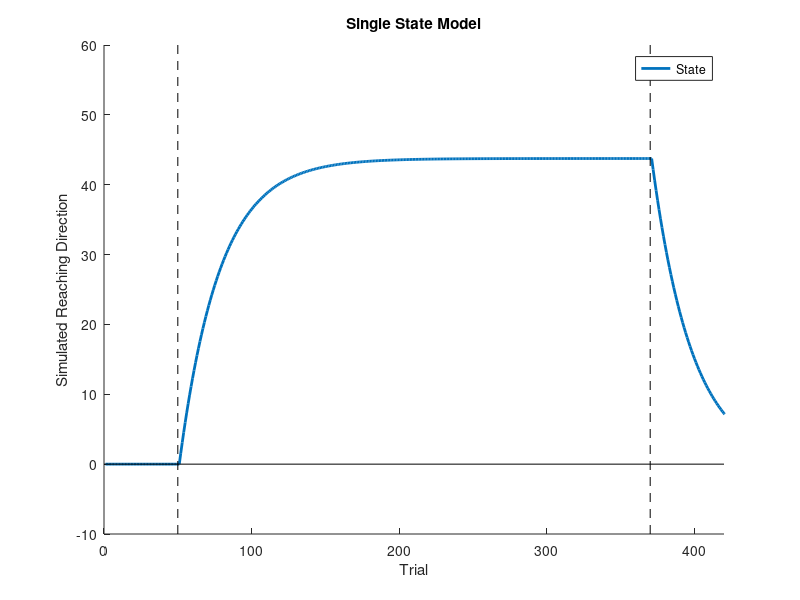
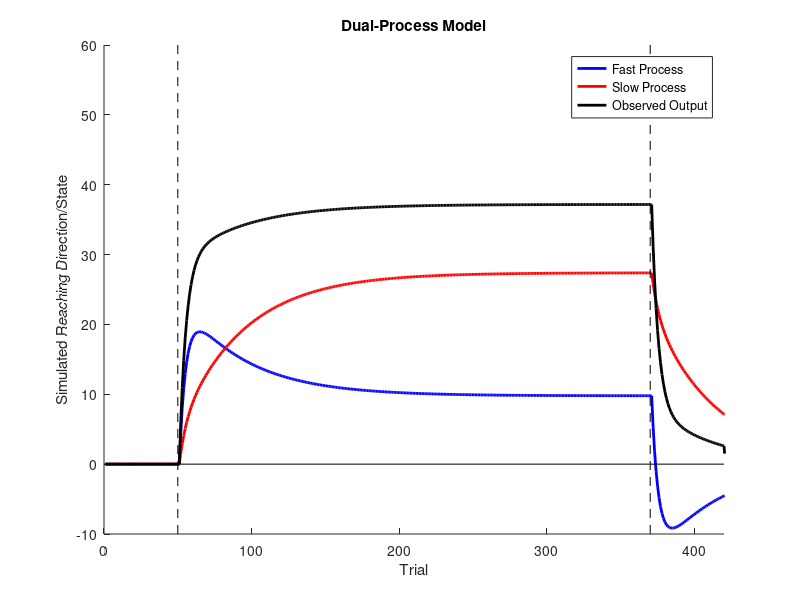

Recreate these plots in MATLAB, in order.
%% State Space Model of sensorimotor adaptation
%% Samuel David McDougle; Princeton, NJ; December 2017
%% Email: sdmcdougle@gmail.com
%% This code is used for very simple simulations of the standard "state space" model of sensorimotor adaptation, and one variation
%% References:  Smith et al., 2006; McDougle et al., 2016/2017
%% Try tweaking the different parameters

clear;close all;clc;

%%%%%%%%%%%%%%%%%%%%%%%%%%
%% Single-process model %%
%%%%%%%%%%%%%%%%%%%%%%%%%%

%% This first model is just a standard, single-process state space model
%% number of trials
N = 420;
%% rotation schedule (50 baseline trials, 320 rotation trials, 50 washout trials)
rotation = [zeros(1,50) 45*ones(1,N-100) zeros(1,50)];
%% free parameters
A_single = .999; % retention factor
B_single = .035; % learning rate
%% initialize
state_single = zeros(1,N+1);
simError = zeros(1,N);

%% RUN MODEL %%
for n = 1:N
    %% error on trial n
    simError(n) = state_single(n) - rotation(n); % error = current state-perturbation
    %% update
    state_single(n+1) = A_single*state_single(n) - B_single*simError(n); % retained state + (learning rate*error)
end
% plot
figure;
plot(state_single,'linewidth',2);hold on;
plot([50 50],[-10 60],'--k');
plot([370 370],[-10 60],'--k');
plot([0 N],[0 0],'k');
axis([0 N -10 60]);
legend('State');
box off;
xlabel('Trial');
ylabel('Simulated Reaching Direction');
title('Single State Model');

%%%%%%%%%%%%%%%%%%%%%%%%
%% Dual-process model %%
%%%%%%%%%%%%%%%%%%%%%%%%

%% This first model uses two states - a fast and a slow state - a la Smith et al (2006)
%% number of trials
N = 420;
%% rotation schedule (50 baseline trials, 320 rotation trials, 50 washout trials)
rotation = [zeros(1,50) 45*ones(1,N-100) zeros(1,50)];
%% initial params
A_fast = .92; % retention factor
A_slow = .99; % retention factor

B_fast = .10; % learning rate
B_slow = .035; % learning rate

%% initialize
fast_state = zeros(1,N+1);
slow_state = zeros(1,N+1);
observed_state = zeros(1,N+1);
simError = zeros(1,N);

%% RUN MODEL %%
for n = 1:N
    %% error on trial n
    observed_state(n) = fast_state(n) + slow_state(n);
    simError(n) = observed_state(n) - rotation(n); % error = combined state - perturbation
    %% updates
    fast_state(n+1) = A_fast*fast_state(n) - B_fast*simError(n); % retained state + (learning rate*error)
    slow_state(n+1) = A_slow*slow_state(n) - B_slow*simError(n); % retained state + (learning rate*error)
    
end
figure;
plot(fast_state,'b','linewidth',2);hold on;
plot(slow_state,'r','linewidth',2);
plot(observed_state,'k','linewidth',2);
plot([50 50],[-10 60],'--k');
plot([370 370],[-10 60],'--k');
plot([0 N],[0 0],'k');
axis([0 N -10 60]);
legend('Fast Process','Slow Process','Observed Output');
box off;
xlabel('Trial');
ylabel('Simulated Reaching Direction/State');
title('Dual-Process Model');

